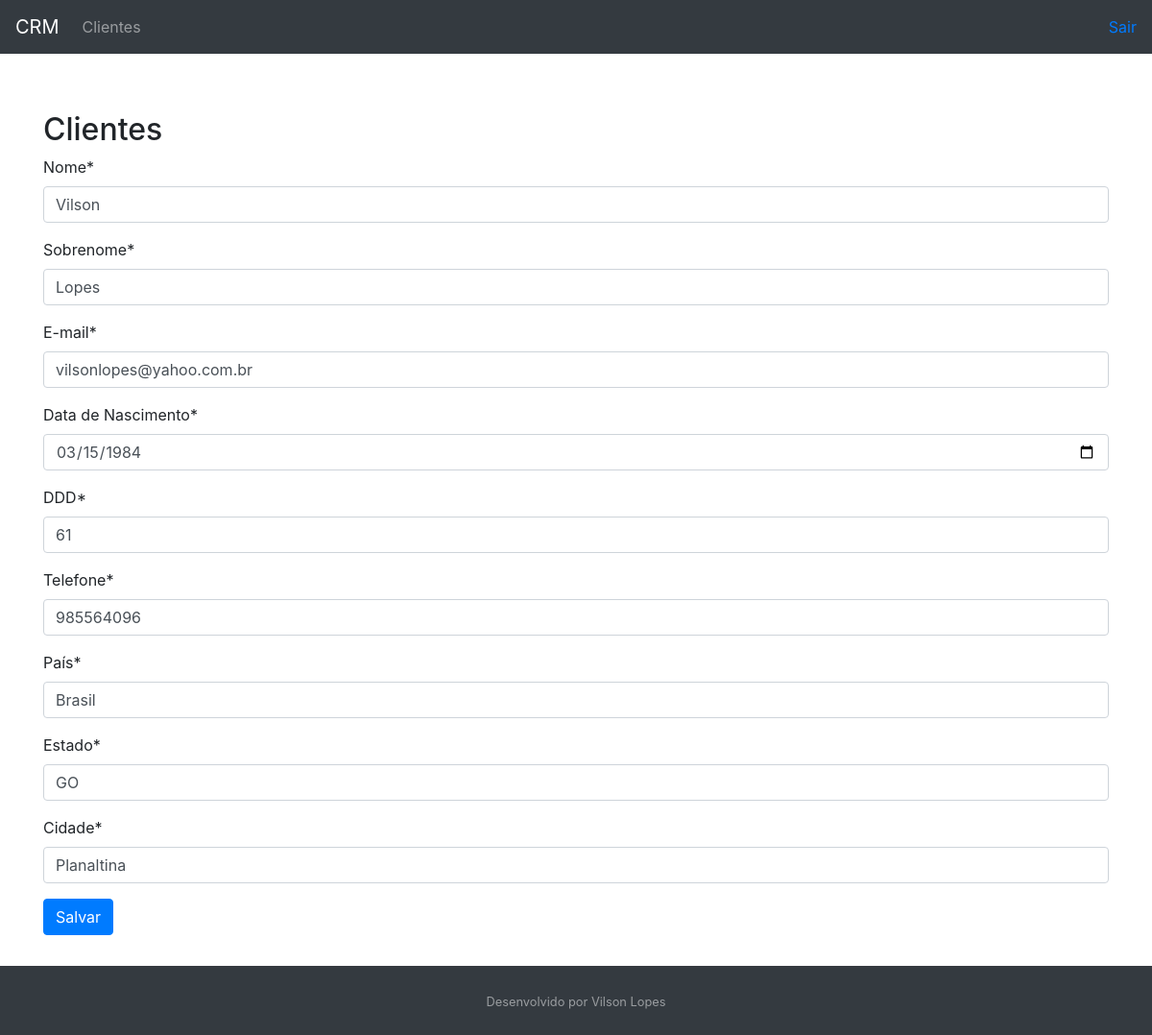
Before: /customer/1/ with the older database file.
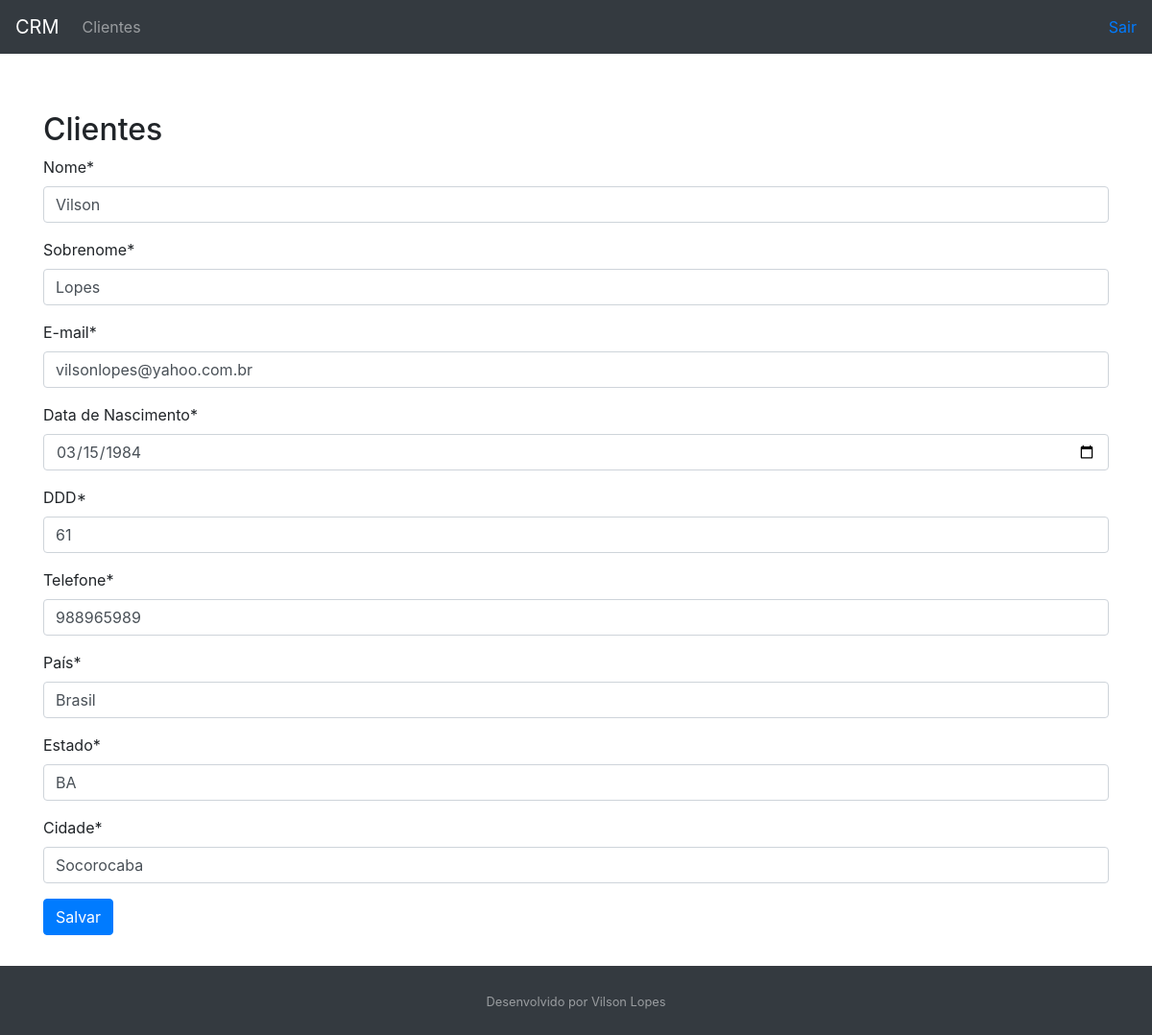
After: the same page with the newer database file.
### customer/models.py (models this page shows, shortened)
class Customer(models.Model):
    first_name = models.CharField(max_length=30)
    last_name = models.CharField(max_length=50)
    email = models.EmailField()
    birth_date = models.DateField()
    area_code = models.CharField(max_length=3)
    phone_number = models.CharField(max_length=9)
    country = models.CharField(max_length=30)
    state = models.CharField(max_length=30)
    city = models.CharField(max_length=30)
    created_date = models.DateTimeField(auto_now_add=True)
    updated_date = models.DateTimeField(auto_now=True)
    active = models.BooleanField(default=True)
    class Meta:
        db_table = "customer"

### customer/views.py (the view, shortened to what this page needs)
# urls.py: path("<int:id>/", CustomerUpdateView.as_view(), name="customer-update"),
class CustomerUpdateView(UpdateView):
    template_name = "customer/customer.html"
    form_class = CustomerForm
    def get_object(self, queryset=None):
        id = self.kwargs.get("id")
        return get_object_or_404(Customer, id=id)

### customer/forms.py
class CustomerForm(forms.ModelForm):
    first_name = forms.CharField(label='Nome')
    last_name = forms.CharField(label='Sobrenome')
    email = forms.EmailField(label='E-mail')
    birth_date = forms.DateField(
        label='Data de Nascimento', widget=DateInput())
    area_code = forms.RegexField(
        label='DDD', regex=r'^\+?1?[0-9]{2}$', error_messages={'invalid': 'Número de DDD inválido'})
    phone_number = forms.RegexField(
        label='Telefone', regex=r'^\+?1?[0-9]{6,15}$', error_messages={'invalid': 'Número de telefone inválido'})
    country = forms.CharField(label='País')
    state = forms.CharField(label='Estado')
    city = forms.CharField(label='Cidade')
    class Meta:
        model = Customer
        fields = (
            "first_name",
            "last_name",
            "email",
            "birth_date",
            "area_code",
            "phone_number",
            "country",
            "state",
            "city",
        )

### customer/templates/customer/customer.html (shortened to what this page needs)
{% extends 'model-page.html' %}
{% load crispy_forms_tags %}
{% block content %}
<h2>Clientes</h2>
    <form method="POST">{% csrf_token %}
        {{ form|crispy }}
    <button type="submit" class="btn btn-primary">Salvar</button>
    </form>
{% endblock content %}

Changed rows visible on the page:
changed Customer "Vilson": phone_number "985564096" → "988965989"; state "GO" → "BA"; city "Planaltina" → "Socorocaba"
